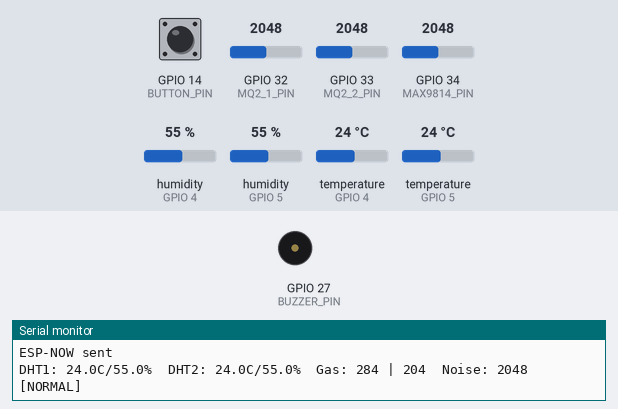
Simulated run of this sketch. Board: ESP32. Parts: buzzer (waves = sounding, pin HIGH), the last lines printed to the serial monitor. The test bench sets the inputs (shaded band); at power-on: GPIO 14 (BUTTON_PIN) HIGH, GPIO 32 (MQ2_1_PIN) = 2048, GPIO 33 (MQ2_2_PIN) = 2048, GPIO 34 (MAX9814_PIN) = 2048, humidity (sensors on GPIO 4, GPIO 5) 55 %, temperature (sensors on GPIO 4, GPIO 5) 24 °C. WiFi joins after 1.5 s; servers stay silent unless stated; a WiFi scan finds three made-up networks; no MQTT or app messages arrive unless stated.

Above: at 3.3 s.
3.4 s: GPIO 14 (BUTTON_PIN) pulled LOW for 0.15 s
At 3.67 s:
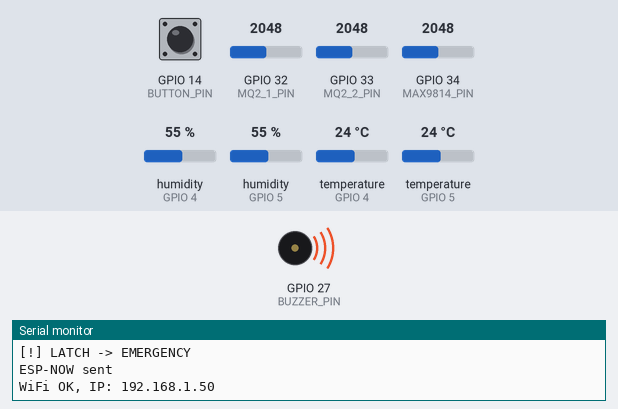
Timing chart, 0 to 12.9 s (numbered marks = the images above; inputs shaded):
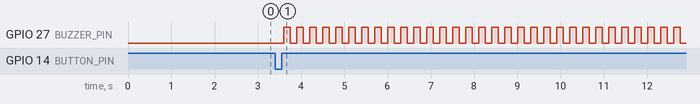

Measured:
- after the input at 3.4 s, GPIO 27 (BUZZER_PIN): alternates HIGH for 0.15 s and LOW for 0.15 s, starting after 0.20 s

The sketch:

switch.ino
```cpp
#include <WiFi.h>
#include <esp_now.h>
#include <esp_wifi.h>
#include "DHT.h"
#include <PubSubClient.h>
#include <ArduinoJson.h>

// --- Pin Mapping ---
#define DHTPIN1     4
#define DHTPIN2     5
#define BUTTON_PIN 14
#define BUZZER_PIN 27
#define MQ2_1_PIN  32
#define MQ2_2_PIN  33
#define MAX9814_PIN 34
#define DHTTYPE DHT11

// --- Thresholds ---
const float FIRE_TEMP_THRESHOLD = 50.0;
const int   GAS_ALARM_THRESHOLD = 5000;

// --- ESP-NOW ---
uint8_t receiverMAC[] = {0x68, 0xFE, 0x71, 0x0B, 0xB5, 0xD8};

typedef struct struct_message {
    bool  emergency;
    char  reason[32];
    float temp1, hum1, temp2, hum2;
    int   gas1, gas2;
} struct_message;

struct_message myData;

DHT dht1(DHTPIN1, DHTTYPE);
DHT dht2(DHTPIN2, DHTTYPE);

// --- Gas smoothing ---
int   offset1 = 800, offset2 = 0;
float filterFactor = 0.1;
float smoothedGas1 = 0, smoothedGas2 = 0;

// --- MAX9814 ---
int noiseLevel = 0;

// --- MQTT ---
const char* mqtt_server    = "192.168.8.139";
const int   mqtt_port      = 1883;
const char* mqtt_pub_topic = "esp32/sensor";

WiFiClient    espClient;
PubSubClient  client(espClient);

// --- State ---
bool emergencyActive   = false;
bool lastButtonState   = HIGH;
bool wifiConnecting    = false;

unsigned long lastReadTime             = 0;
unsigned long lastBuzzerToggle         = 0;
unsigned long lastMQTTReconnectAttempt = 0;
unsigned long lastMQTTPublish          = 0;

const unsigned long SENSOR_INTERVAL   = 2000;
const unsigned long MQTT_PUB_INTERVAL = 2500;
bool pendingPublish = false;

bool buzzerState = LOW;

// -------------------------------------------------------

void sendData() {
    esp_err_t result = esp_now_send(receiverMAC, (uint8_t*)&myData, sizeof(myData));
    Serial.println(result == ESP_OK ? "ESP-NOW sent" : "ESP-NOW error");
}

void publishSensorData() {
    if (!client.connected()) {
        Serial.println("MQTT publish skipped (not connected)");
        return;
    }

    StaticJsonDocument<200> doc;
    doc["dht11_1"] = myData.temp1;
    doc["dht11_2"] = myData.temp2;
    doc["MQ2_1"]   = myData.gas1;
    doc["MQ2_2"]   = myData.gas2;
    doc["noise"]   = noiseLevel;

    char buffer[200];
    serializeJson(doc, buffer);

    if (client.publish(mqtt_pub_topic, buffer)) {
        Serial.print("MQTT Published: ");
        Serial.println(buffer);
    } else {
        Serial.println("MQTT Publish failed — will retry next interval");
        pendingPublish = true;
    }
}

void handleMQTTReconnect() {
    unsigned long now = millis();
    if (now - lastMQTTReconnectAttempt < 5000) return;
    lastMQTTReconnectAttempt = now;

    Serial.println("MQTT: attempting reconnect...");
    espClient.setTimeout(3000);
    if (client.connect("esp32-sensor-node")) {
        Serial.println("MQTT: reconnected");
        lastMQTTReconnectAttempt = 0;
        if (pendingPublish) {
            publishSensorData();
            pendingPublish = false;
        }
    } else {
        Serial.print("MQTT: connect failed, rc=");
        Serial.println(client.state());
    }
}

int32_t getHotspotChannel(const char* target_ssid) {
    int n = WiFi.scanNetworks();
    for (int i = 0; i < n; i++) {
        if (WiFi.SSID(i) == target_ssid) return WiFi.channel(i);
    }
    return 1;
}

const char* ssid     = "Dialog 4G 136";
const char* password = "84A6EFC1";

void startWiFi() {
    WiFi.mode(WIFI_AP_STA);
    WiFi.begin(ssid, password);
    WiFi.setAutoReconnect(true);
    wifiConnecting = true;
    Serial.println("WiFi connection started...");
}

// -------------------------------------------------------

void setup() {
    Serial.begin(115200);

    WiFi.mode(WIFI_STA);
    WiFi.disconnect();
    delay(100);

    Serial.println("Scanning for Hotspot channel...");
    int32_t dynamicChannel = getHotspotChannel(ssid);
    Serial.print("Channel: "); Serial.println(dynamicChannel);

    startWiFi();

    espClient.setTimeout(3000);
    client.setServer(mqtt_server, mqtt_port);
    client.setKeepAlive(60);

    dht1.begin(); dht2.begin();
    pinMode(MQ2_1_PIN,   INPUT);
    pinMode(MQ2_2_PIN,   INPUT);
    pinMode(MAX9814_PIN, INPUT);
    pinMode(BUTTON_PIN,  INPUT_PULLUP);
    pinMode(BUZZER_PIN,  OUTPUT);

    esp_wifi_set_channel(dynamicChannel, WIFI_SECOND_CHAN_NONE);

    if (esp_now_init() != ESP_OK) { Serial.println("ESP-NOW init failed"); return; }

    esp_now_peer_info_t peerInfo = {};
    memcpy(peerInfo.peer_addr, receiverMAC, 6);
    peerInfo.channel = dynamicChannel;
    peerInfo.encrypt = false;
    esp_now_add_peer(&peerInfo);

    strcpy(myData.reason, "SYSTEM ONLINE");
    myData.emergency = false;

    Serial.println("--- System Online ---");
}

// -------------------------------------------------------

void loop() {

    // ── 1. BUZZER ────────────────────────────────────────────────────────
    if (emergencyActive) {
        if (millis() - lastBuzzerToggle >= 150) {
            buzzerState = !buzzerState;
            digitalWrite(BUZZER_PIN, buzzerState);
            lastBuzzerToggle = millis();
        }
    } else {
        digitalWrite(BUZZER_PIN, LOW);
    }

    // ── 2. LATCH BUTTON ──────────────────────────────────────────────────
    bool currentButtonState = digitalRead(BUTTON_PIN);
    if (currentButtonState != lastButtonState) {
        if (currentButtonState == LOW) {
            emergencyActive = false;
            strcpy(myData.reason, "CLEARED");
            Serial.println("[OK] LATCH -> CLEARED");
        } else {
            emergencyActive = true;
            strcpy(myData.reason, "MANUAL TRIGGER");
            Serial.println("[!] LATCH -> EMERGENCY");
        }
        myData.emergency = emergencyActive;
        sendData();
        delay(50);
    }
    lastButtonState = currentButtonState;

    // ── 3. SENSOR READ (every 2 s) ───────────────────────────────────────
    if (millis() - lastReadTime >= SENSOR_INTERVAL) {
        lastReadTime = millis();

        float t1 = dht1.readTemperature(), h1 = dht1.readHumidity();
        float t2 = dht2.readTemperature(), h2 = dht2.readHumidity();

        int raw1 = analogRead(MQ2_1_PIN) + offset1;
        int raw2 = analogRead(MQ2_2_PIN) + offset2;
        smoothedGas1 = raw1 * filterFactor + smoothedGas1 * (1.0f - filterFactor);
        smoothedGas2 = raw2 * filterFactor + smoothedGas2 * (1.0f - filterFactor);

        noiseLevel = analogRead(MAX9814_PIN);

        if (!emergencyActive) {
            if (t1 > FIRE_TEMP_THRESHOLD || t2 > FIRE_TEMP_THRESHOLD) {
                emergencyActive = true;
                strcpy(myData.reason, "FIRE HAZARD");
                Serial.println("[!] AUTO: Fire!");
            } else if ((int)smoothedGas1 > GAS_ALARM_THRESHOLD || (int)smoothedGas2 > GAS_ALARM_THRESHOLD) {
                emergencyActive = true;
                strcpy(myData.reason, "GAS LEAK");
                Serial.println("[!] AUTO: Gas Leak!");
            }
        }

        myData.emergency = emergencyActive;
        myData.temp1 = t1; myData.hum1 = h1;
        myData.temp2 = t2; myData.hum2 = h2;
        myData.gas1  = (int)smoothedGas1;
        myData.gas2  = (int)smoothedGas2;

        sendData();
        pendingPublish = true;

        Serial.printf("DHT1: %.1fC/%.1f%%  DHT2: %.1fC/%.1f%%  Gas: %d | %d  Noise: %d  [%s]\n",
            t1, h1, t2, h2, myData.gas1, myData.gas2, noiseLevel,
            emergencyActive ? "ALARM" : "NORMAL");
    }

    // ── 4. WiFi status ───────────────────────────────────────────────────
    if (WiFi.status() == WL_CONNECTED) {
        if (wifiConnecting) {
            Serial.print("WiFi OK, IP: "); Serial.println(WiFi.localIP());
            wifiConnecting = false;
        }

        // ── 5. MQTT ──────────────────────────────────────────────────────
        if (client.connected()) {
            client.loop();

            if (pendingPublish && millis() - lastMQTTPublish >= MQTT_PUB_INTERVAL) {
                lastMQTTPublish = millis();
                publishSensorData();
                pendingPublish = false;
            }
        } else {
            handleMQTTReconnect();
        }

    } else {
        if (!wifiConnecting) {
            Serial.println("WiFi dropped, reconnecting...");
            wifiConnecting = true;
        }
    }
}
```
